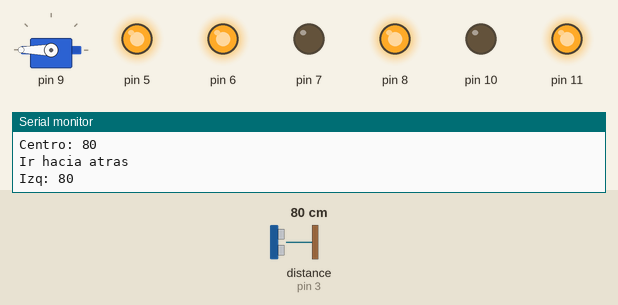
A sketch run on a simulated Arduino Uno, built with avr-gcc and run on an emulated ATmega328P. On the bench: servo, output pins drawn as LEDs (lit = HIGH), the last lines printed to the serial monitor. Wiring (inferred from the names in the program): ultrasonic range finder: trigger pin 2; echo pin 3. Dashed ring = blinking. Inputs (shaded band) come from the test bench; at power-on: distance to the obstacle (sensor on pin 3) 80 cm. The echo pulse lasts 58.3 µs per cm; pins used as bus, display or sensor lines are not drawn.

Above: at 5.3 s.
5.4 s: distance to the obstacle (sensor on pin 3) set to 2 cm
At 9.5 s:
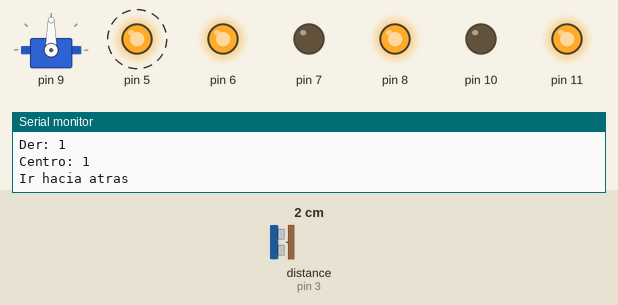
At 11.1 s:
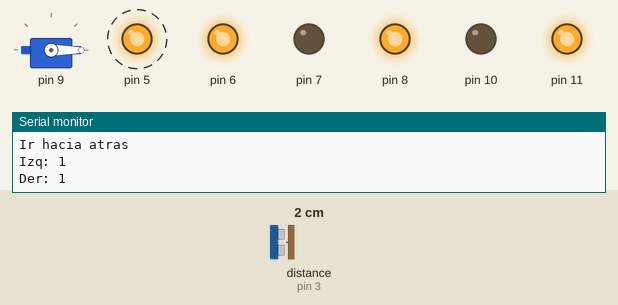
Timing chart, 0 to 15.1 s (numbered marks = the images above; inputs shaded):
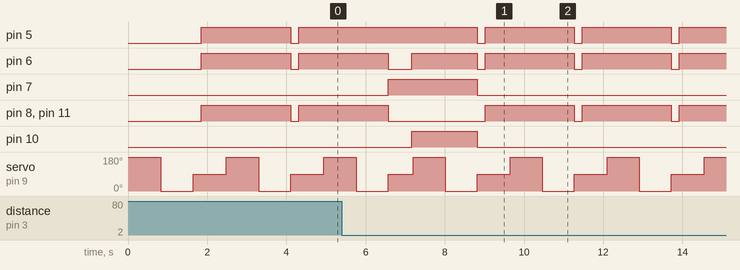

Measured:
- after the input at 5.4 s, pin 7: LOW → HIGH after 1.2 s, → LOW 2.3 s later; pin 10: LOW → HIGH after 1.8 s, → LOW 1.7 s later
- by itself, pin 5: alternates HIGH for 2.3 s and LOW for 0.20 s
- by itself, pin 8, pin 11: repeats every 2.5 s: HIGH 2.3 s, LOW 0.20 s

The sketch:

carrito.ino
```cpp
/*
  Nombre Diseño: CarryBot
  Autor: Armando Cruz Jaimes
  Materia: Aplicaciones de IoT
*/

#include <Servo.h>

class ServoMotor
{
private:
  Servo servo;
  int pin;
  int grados;
  int velocidad;

public:
  ServoMotor()
  {
    int grados = 0;
    int velocidad = 10;
  }
  void setPin(int _pin)
  {
    pin = _pin;
    servo.attach(pin);
    servo.write(grados);
  }
  void setVelocidad(int _velocidad)
  {
    velocidad = _velocidad;
  }
  void setGrados(int _grados)
  {
    grados = _grados;
  }
  void girar(int _grados)
  {
    // Girar el servo y luego asigna al atributo grados el valor recibido
    int pos = 0;
    if (grados < _grados)
    {
      for (pos = grados; pos <= _grados; pos++)
      {
        servo.write(pos);
        delay(velocidad);
      }
    }
    else
    { // Realiza el giro descendente
      for (pos = grados; pos >= _grados; pos--)
      {
        servo.write(pos);
        delay(velocidad);
      }
    }
    setGrados(_grados);
  }
};

class Ultrasonico
{
private:
  int pinTrigger;
  int pinEcho;
  long duracion;
  long distancia;
  void configurarPines()
  {
    pinMode(pinTrigger, OUTPUT);
    pinMode(pinEcho, INPUT);
  }

public:
  Ultrasonico(int trigger, int echo)
  {
    pinTrigger = trigger;
    pinEcho = echo;
    duracion = 0;
    distancia = 0;
    configurarPines();
  }
  Ultrasonico()
  {
    pinTrigger = 2;
    pinEcho = 3;
    duracion = 0;
    distancia = 0;
    configurarPines();
  }
  void leerDistancia()
  {
    // Asegura que éste apagado
    digitalWrite(pinTrigger, LOW);
    delayMicroseconds(2);
    digitalWrite(pinTrigger, HIGH);
    delayMicroseconds(10);
    digitalWrite(pinTrigger, LOW);
    duracion = pulseIn(pinEcho, HIGH);
    distancia = (duracion / 2) / 29; // escalamos el tiempo a una distancia en cm
  }
  int getDistancia()
  {
    leerDistancia();
    return distancia;
  }
};

class Cara
{
private:
  Ultrasonico ultrasonico;
  ServoMotor servo;
  int distancias[3];
  char direcciones[3] = {'L', 'F', 'R'};

public:
  void iniciar()
  {
    servo.setPin(9);
  }
  void moverDerecha()
  {
    servo.girar(0);
  }
  void moverIzquierda()
  {
    servo.girar(180);
  }
  void moverCentro()
  {
    servo.girar(90);
  }
  bool sonDistanciasIguales()
  {
    observar();
    if (distancias[0] == distancias[1] && distancias[1] == distancias[2])
    {
      return true;
    }
    return false;
  }
  char determinarDireccion()
  {
    bool sonIguales = sonDistanciasIguales();
    if (sonIguales)
      return 'B';
    int mayor = -1;
    // Un valor cualesquiera solo para que esté inicializada
    char direccion = 'N';
    for (int i = 0; i < 3; i++)
    {
      if (mayor < distancias[i])
      {
        mayor = distancias[i];
        direccion = direcciones[i];
      }
    }
    return direccion;
  }

  void observar()
  {
    moverIzquierda();
    distancias[0] = ultrasonico.getDistancia();
    Serial.print("Izq: ");
    Serial.println(distancias[0]);
    delay(800);
    moverDerecha();
    distancias[2] = ultrasonico.getDistancia();
    Serial.print("Der: ");
    Serial.println(distancias[2]);
    delay(800);
    moverCentro();
    distancias[1] = ultrasonico.getDistancia();
    Serial.print("Centro: ");
    Serial.println(distancias[1]);
  }
};

class Llanta
{
private:
  int enable;
  int pin1;
  int pin2;
  int velocidad;

public:
  Llanta(int _velocidad)
  {
    velocidad = _velocidad;
  }
  Llanta()
  {
    velocidad = 255;
  }
  void setVelocidad(int _velocidad)
  {
    // Valida que la velocidad esté en el rango de 0 - 255
    velocidad = _velocidad > 255 ? 255 : _velocidad < 0 ? 0
                                                        : _velocidad;
  }
  void setPines(int _enable, int _pin1, int _pin2)
  {
    enable = _enable;
    pin1 = _pin1;
    pin2 = _pin2;
    pinMode(enable, OUTPUT);
    pinMode(pin1, OUTPUT);
    pinMode(pin2, OUTPUT);
  }
  void avanzar()
  {
    analogWrite(enable, velocidad);
    digitalWrite(pin1, HIGH);
    digitalWrite(pin2, LOW);
  }
  void reversa()
  {
    analogWrite(enable, velocidad);
    digitalWrite(pin1, LOW);
    digitalWrite(pin2, HIGH);
  }
  void detener()
  {
    analogWrite(enable, 0);
    digitalWrite(pin1, LOW);
    digitalWrite(pin2, LOW);
  }
};

class Carro
{
private:
  Llanta llantaIzq;
  Llanta llantaDer;
  Cara cara;
  void avanzar()
  {
    llantaIzq.avanzar();
    llantaDer.avanzar();
  }
  void derecha()
  {
    llantaIzq.detener();
    llantaDer.avanzar();
    delay(600);
    avanzar();
  }
  void reversa()
  {
    detener();
    llantaIzq.reversa();
    llantaDer.reversa();
    delay(600);
  }
  void izquierda()
  {
    llantaIzq.avanzar();
    llantaDer.detener();
    delay(600);
    avanzar();
  }
  void detener()
  {
    llantaIzq.detener();
    llantaDer.detener();
    delay(200);
  }

public:
  void configurar()
  {
    cara.iniciar();
    llantaIzq.setPines(5, 7, 8);
    llantaDer.setPines(6, 10, 11);
  }
  void conducir()
  {
    // Posibles valores:
    // F: avanzar
    // R: derecha
    // B: retroceder
    // L: izquierda
    char direccion = cara.determinarDireccion();
    Serial.print("Ir hacia");
    switch (direccion)
    {
    case 'F':
      Serial.println(" adelante");
      avanzar();
      break;
    case 'R':
      Serial.println(" la derecha");
      derecha();
      break;
    case 'B':
      Serial.println(" atras");
      reversa();
      break;
    case 'L':
      Serial.println(" la izquierda");
      izquierda();
      break;
    }
  }
};

Carro carro;

void setup()
{
  Serial.begin(9600);
  carro.configurar();
}

void loop()
{
  carro.conducir();
  delay(20);
}
```
